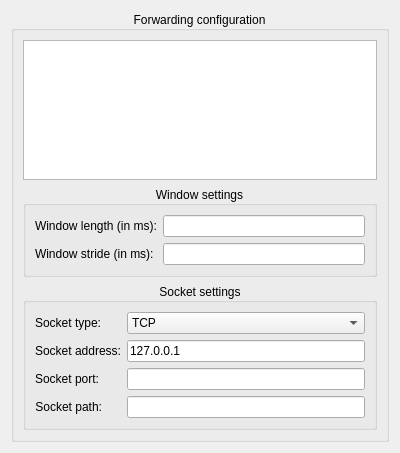
<?xml version="1.0" encoding="UTF-8"?>
<ui version="4.0">
 <class>ForwardingConfigWidget</class>
 <widget class="QWidget" name="ForwardingConfigWidget">
  <property name="geometry">
   <rect>
    <x>0</x>
    <y>0</y>
    <width>400</width>
    <height>453</height>
   </rect>
  </property>
  <property name="windowTitle">
   <string>Forwarding Configuration Widget</string>
  </property>
  <layout class="QVBoxLayout" name="verticalLayout1" stretch="0">
   <item>
    <widget class="QGroupBox" name="forwardGroupBox">
     <property name="title">
      <string>Forwarding configuration</string>
     </property>
     <property name="alignment">
      <set>Qt::AlignmentFlag::AlignCenter</set>
     </property>
     <layout class="QVBoxLayout" name="verticalLayout2">
      <item>
       <widget class="QTreeView" name="dataSourceTree"/>
      </item>
      <item>
       <widget class="QGroupBox" name="windowGroupBox">
        <property name="title">
         <string>Window settings</string>
        </property>
        <property name="alignment">
         <set>Qt::AlignmentFlag::AlignCenter</set>
        </property>
        <layout class="QFormLayout" name="formLayout1">
         <item row="0" column="0">
          <widget class="QLabel" name="label1">
           <property name="text">
            <string>Window length (in ms):</string>
           </property>
          </widget>
         </item>
         <item row="0" column="1">
          <widget class="QLineEdit" name="winLenTextField"/>
         </item>
         <item row="1" column="0">
          <widget class="QLabel" name="label2">
           <property name="text">
            <string>Window stride (in ms):</string>
           </property>
          </widget>
         </item>
         <item row="1" column="1">
          <widget class="QLineEdit" name="winStrideTextField"/>
         </item>
        </layout>
       </widget>
      </item>
      <item>
       <widget class="QGroupBox" name="socketGroupBox">
        <property name="title">
         <string>Socket settings</string>
        </property>
        <property name="alignment">
         <set>Qt::AlignmentFlag::AlignCenter</set>
        </property>
        <layout class="QFormLayout" name="formLayout2">
         <item row="0" column="0">
          <widget class="QLabel" name="label3">
           <property name="text">
            <string>Socket type:</string>
           </property>
          </widget>
         </item>
         <item row="0" column="1">
          <widget class="QComboBox" name="socketTypeComboBox">
           <item>
            <property name="text">
             <string>TCP</string>
            </property>
           </item>
           <item>
            <property name="text">
             <string>Unix</string>
            </property>
           </item>
          </widget>
         </item>
         <item row="1" column="0">
          <widget class="QLabel" name="label4">
           <property name="text">
            <string>Socket address:</string>
           </property>
          </widget>
         </item>
         <item row="1" column="1">
          <widget class="QLineEdit" name="socketAddressTextField">
           <property name="text">
            <string>127.0.0.1</string>
           </property>
          </widget>
         </item>
         <item row="2" column="0">
          <widget class="QLabel" name="label5">
           <property name="toolTip">
            <string>For the process to which the results will be sent</string>
           </property>
           <property name="text">
            <string>Socket port:</string>
           </property>
           <property name="alignment">
            <set>Qt::AlignmentFlag::AlignRight|Qt::AlignmentFlag::AlignTrailing|Qt::AlignmentFlag::AlignVCenter</set>
           </property>
          </widget>
         </item>
         <item row="2" column="1">
          <widget class="QLineEdit" name="socketPortTextField"/>
         </item>
         <item row="3" column="0">
          <widget class="QLabel" name="label6">
           <property name="text">
            <string>Socket path:</string>
           </property>
           <property name="alignment">
            <set>Qt::AlignmentFlag::AlignRight|Qt::AlignmentFlag::AlignTrailing|Qt::AlignmentFlag::AlignVCenter</set>
           </property>
          </widget>
         </item>
         <item row="3" column="1">
          <widget class="QLineEdit" name="socketPathTextField"/>
         </item>
        </layout>
       </widget>
      </item>
     </layout>
    </widget>
   </item>
  </layout>
 </widget>
 <resources/>
 <connections/>
</ui>
